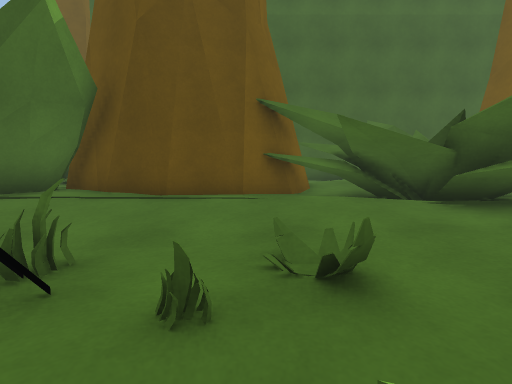
view 1 (above)

24 first-person views from a walk through a scene from a Unity 3-D project. The camera is 1.2 m above the floor, tilts 6° down and sees 80° across. The floor is counted in squares, 1 m on a side. Each view is taken from the middle of a square. On the plan, view 1 faces up. The plan holds only what a view shows up to about 13 squares ahead; the rest is blank. The place goes on beyond the plan. The player character is not drawn. Surface patterns are stand-ins for the level's own textures.

view 2
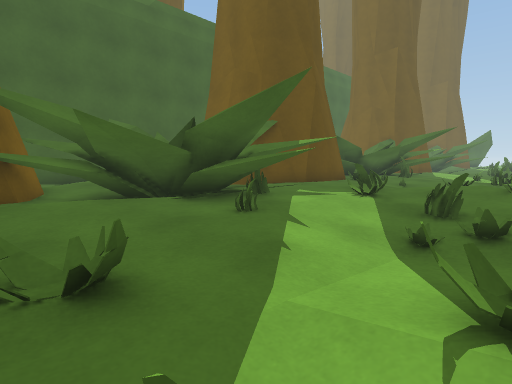

view 3
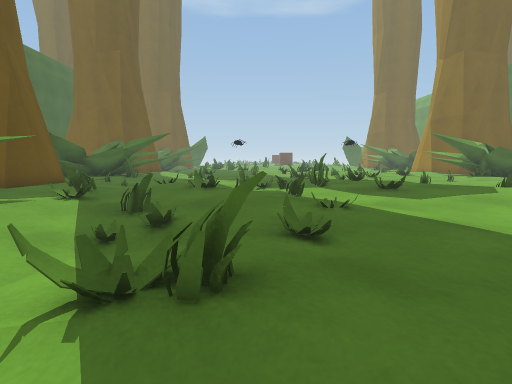

view 4
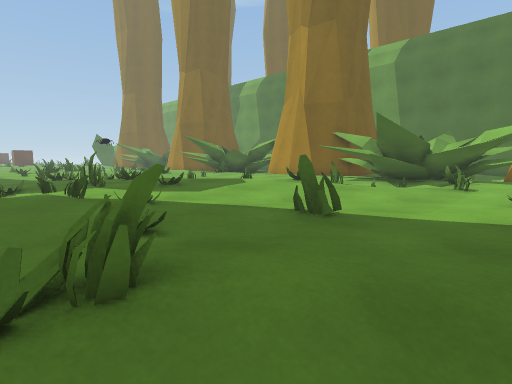

view 5
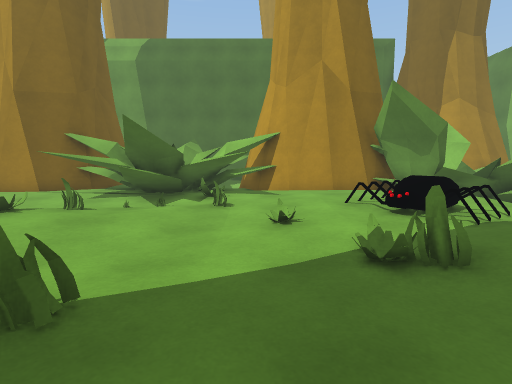

view 6
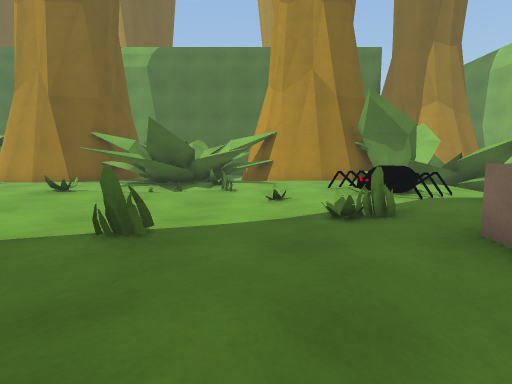

view 7
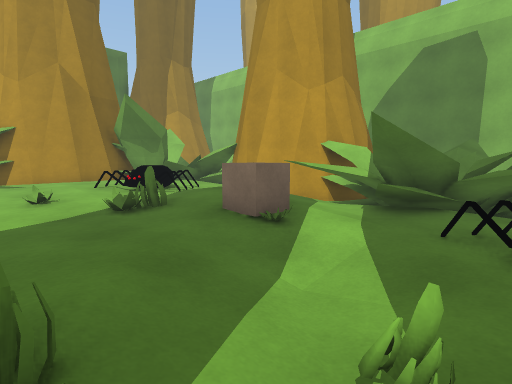

view 8
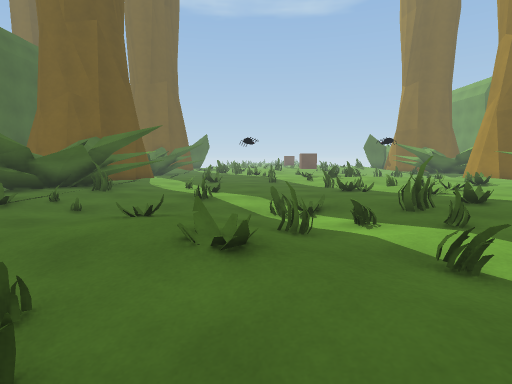

view 9
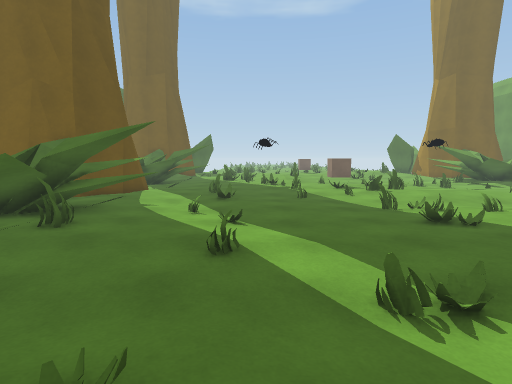

view 10
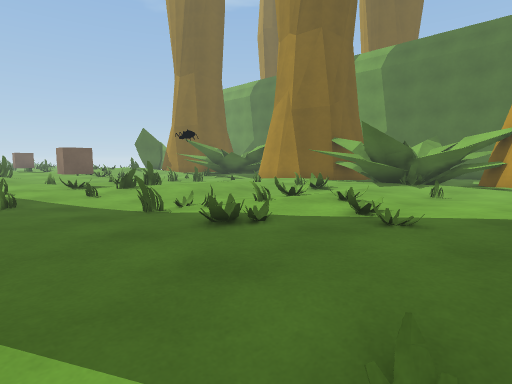

view 11
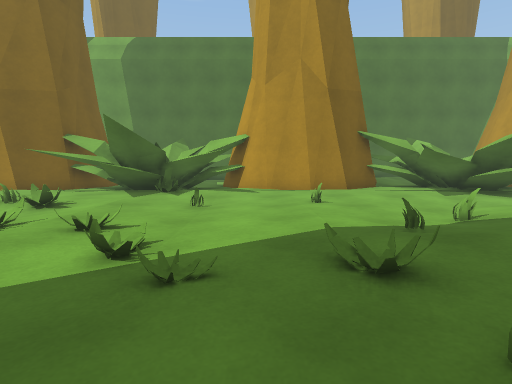

view 12
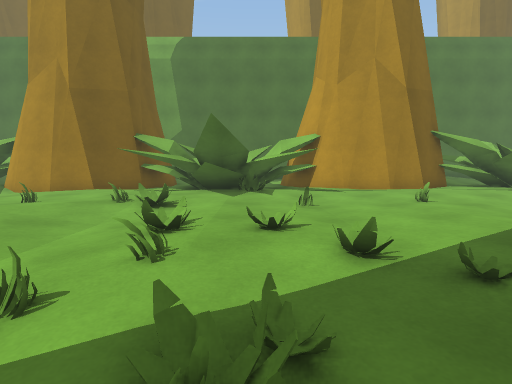

view 13
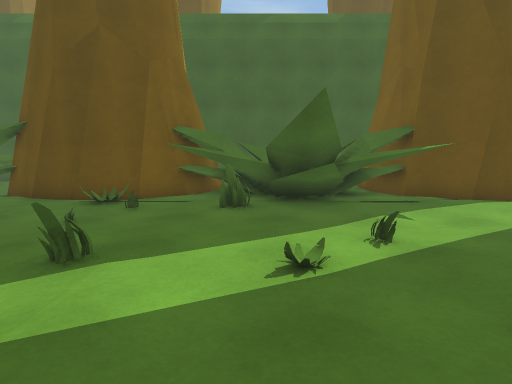

view 14
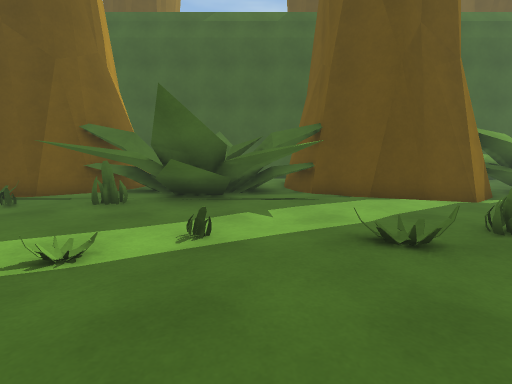

view 15
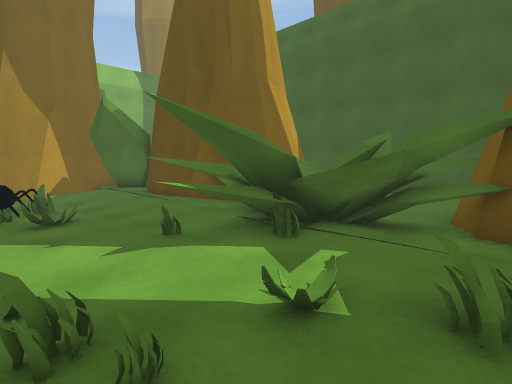

view 16
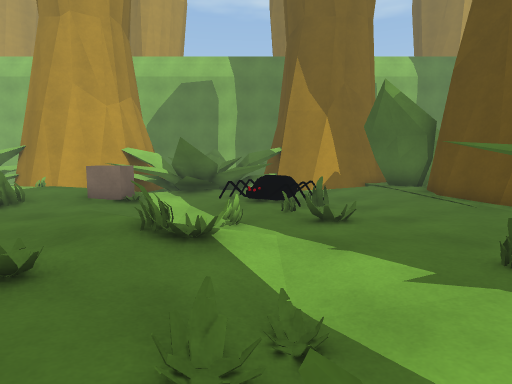

view 17
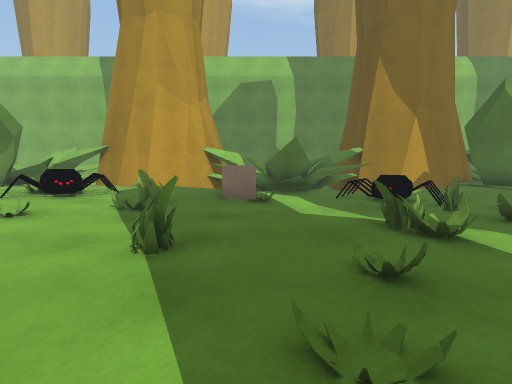

view 18
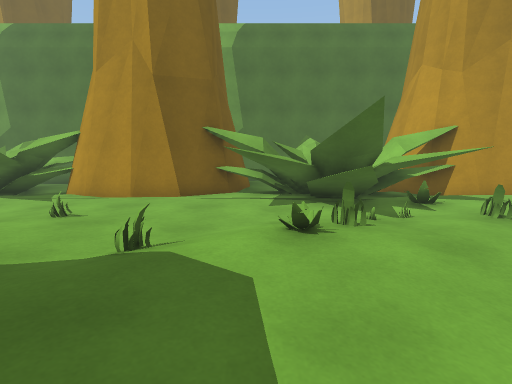

view 19
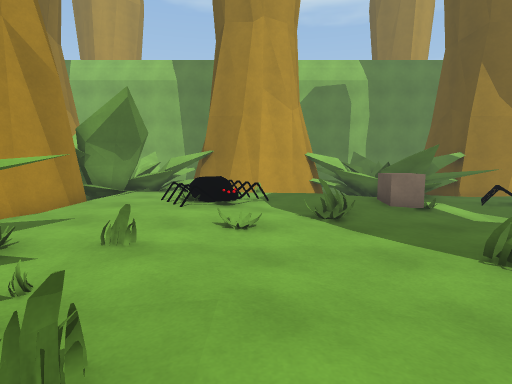

view 20
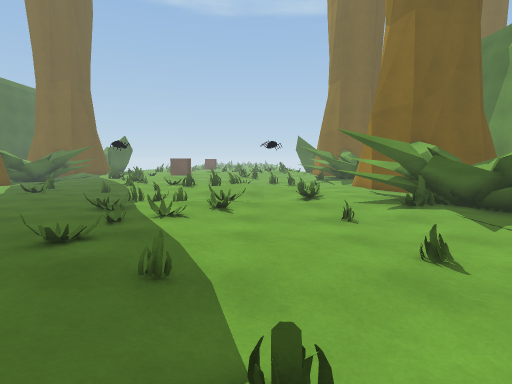

view 21
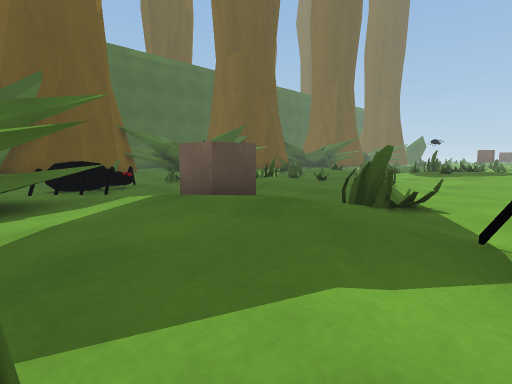

view 22
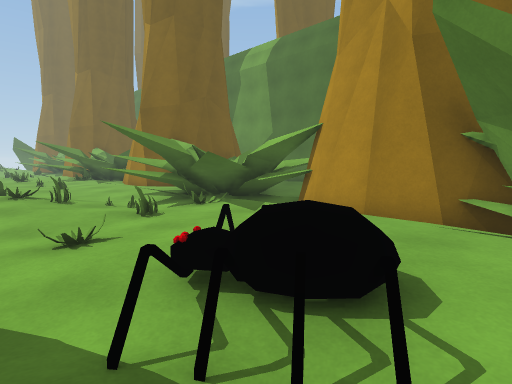

view 23
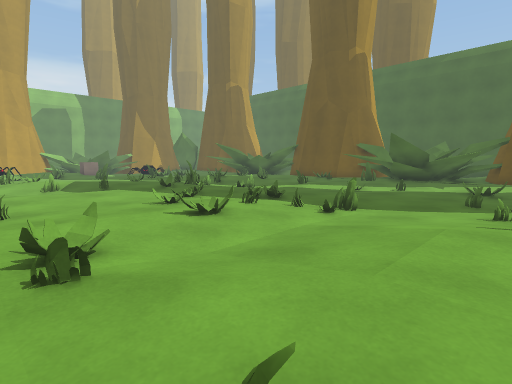

view 24
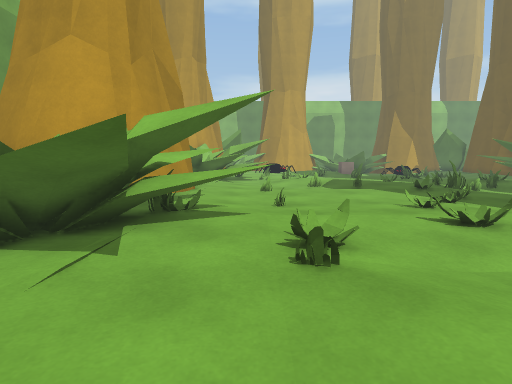

### Floor plan
Key: @ floor where view 1 was taken; # wall or solid block; x gap in a wall; . main floor; : floor 0.25 m higher than the main floor; - floor 0.25 m lower than the main floor; + floor 0.5 m higher than the main floor; _ floor 0.5 m lower than the main floor; / step, stairs or slope; = window, fence, low wall or low ledge; ^ raised ledge; O other object.
Columns run from 6 left of view 1 to 23 right of it. Each row starts with its distance up from view 1.
  9                         ####
  8       ##########  ########=##
  7  ######.x^##^x.####/:^^#^^..##
  6 ##::::::^^##^^::::=/:^^##^^.:.
  5 ^.////..^.x=.^::...//=.##.^...
  4 /..--.....##./==.......#......
  3 /.-O=........=.:........#....=
  2 /.O#O..=..--...://....//....=.
  1 ^##O/....---=.//:...=........
  0 ^#=O//@////..:/:.............
 -1 ###./-//=...:::.=./........=..
 -2 ##..-//:....::+...............
 -3 ^..OO......:...:==....=..=....
 -4 ^.:OO....=....::::::..=......=
 -5 /=:::........:=:::::.=.//...:/
 -6 /::::=......::::::::..:/....::
 -7 /::/.......::::/..:.../#....:.
 -8 /::O../....:::/=..:.........::
 -9 /:=O=:....:==//............::.
-10 _:OOO::.=..../..........=...=.
-11  =:=::::...#.....=.....#......
-12  ^::::::^^##.^......#.:##.^...
-13 ^#::::::^^##^^:::::::^^##^^::.
-14  ######.x^##^x:####..^^#^^..##
-15       #####=####  ########=##
-16                         ####

Positions as (right, up) in squares from view 1, and headings:
1: (0, 0), facing up
2: (0, 0), facing up-right
3: (0, -1), facing right
4: (0, 0), facing down-right
5: (1, -2), facing down
6: (1, 0), facing down
7: (2, 1), facing down-left
8: (5, 0), facing right
9: (9, 1), facing right
10: (12, 0), facing down-right
11: (13, -2), facing down
12: (16, -2), facing down
13: (16, -2), facing up
14: (19, -2), facing up
15: (9, 1), facing up-left
16: (7, 1), facing left
17: (7, -3), facing left
18: (7, -4), facing down
19: (7, -8), facing left
20: (7, -8), facing right
21: (-6, -8), facing up-right
22: (-5, -7), facing down-right
23: (23, -11), facing up-left
24: (23, -11), facing left
